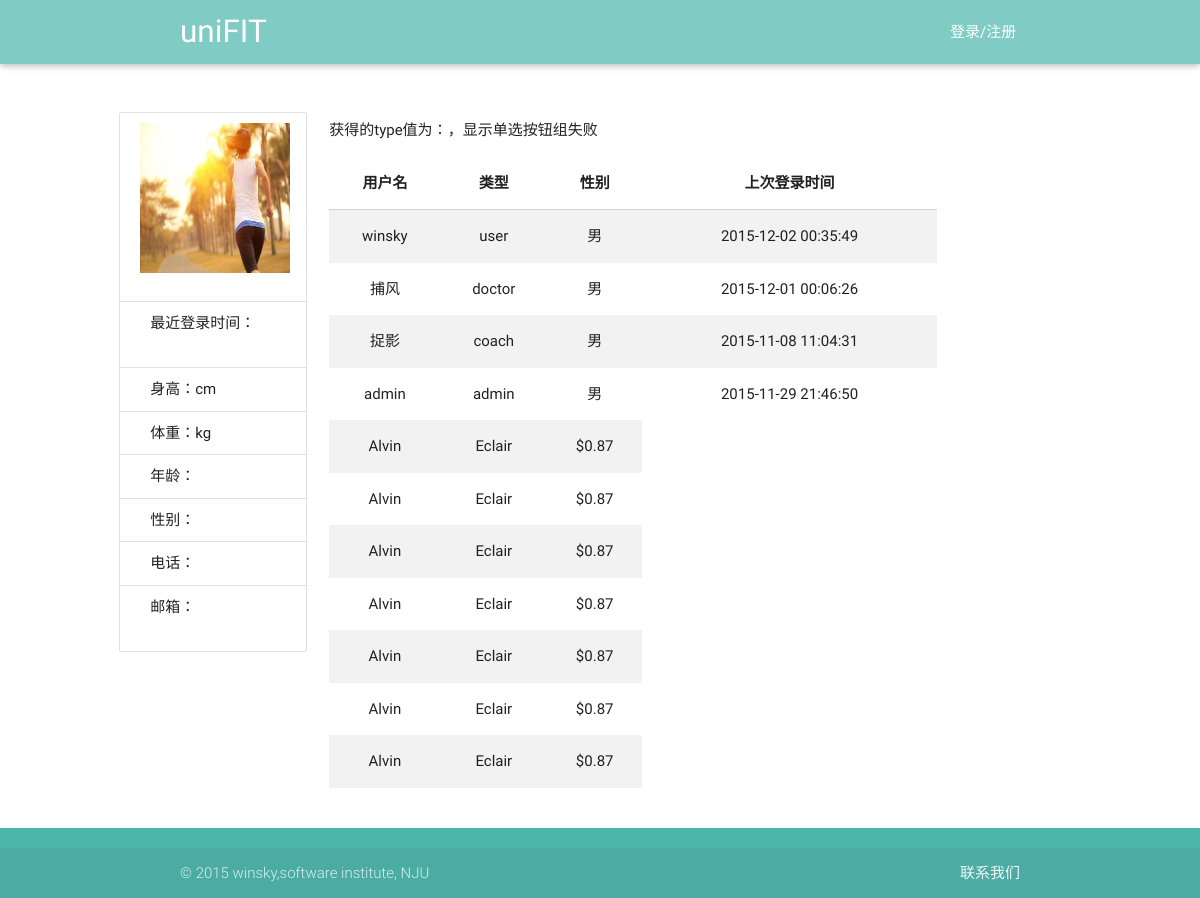
Page /view/showReservation.php on the earlier database version.
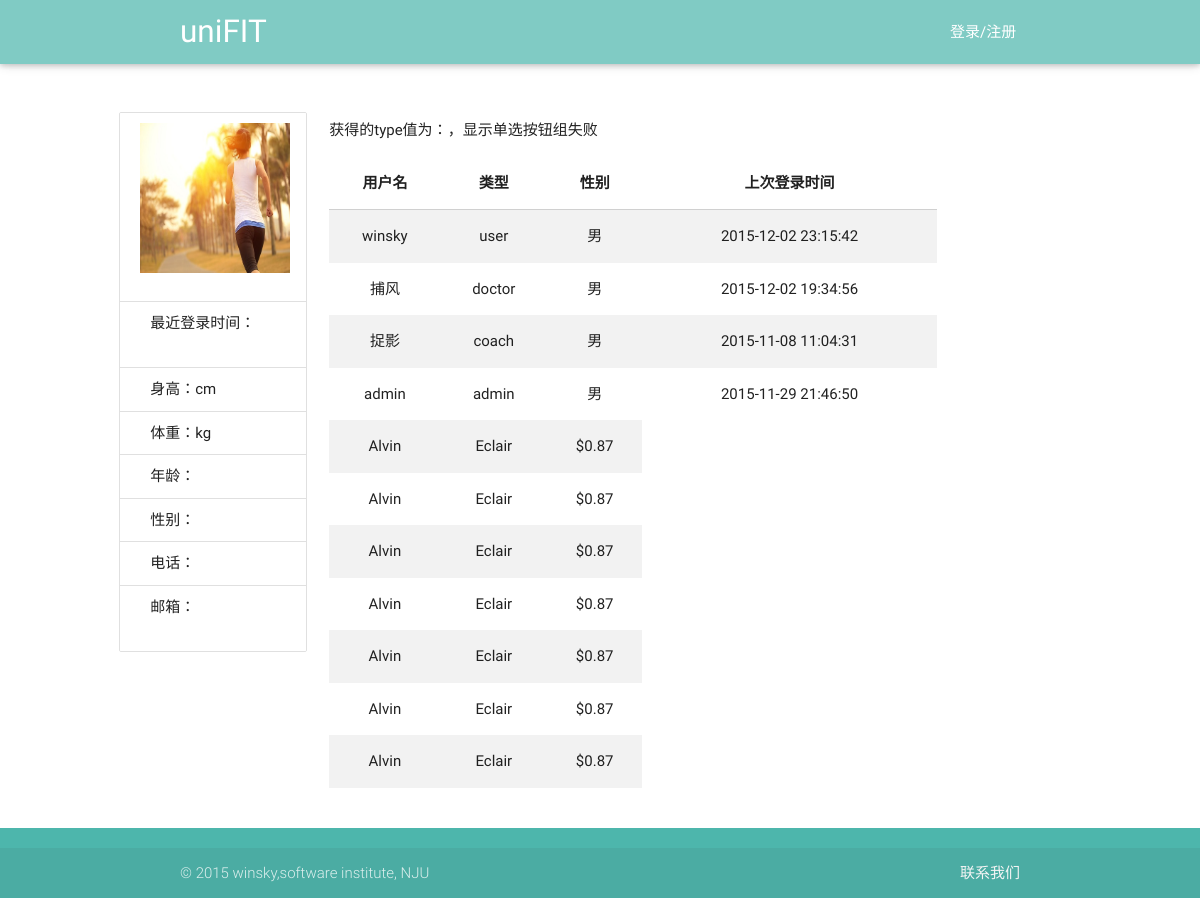
Same page on the later database version.
### tables this page shows
CREATE TABLE user(id integer primary key,userName varchar(40),password int, type varchar(20) ,age int,sex varchar(20),height int,weight int,telephone varchar(40), email varchar(40),lastLoadTime date default '—');

### service/UserService.php (called while the page is built, shortened)
<?php
require_once('../utils/SqliteHelper.php');
class UserService {
    var $db_user_base_info = "user";
    var $DB = null;
    public function __construct() {
        $this->DB = new SqliteHelper('../data.db');
    }
    public function getUserList($type) {
        if ($type === 'doctor-coach') {
            $sql = "select * from " . $this->db_user_base_info . " where type ='doctor' or type='coach'";
        } else if ($type != "user" && $type != "admin" && $type != "doctor" && $type != "coach") {
            $sql = "select * from " . $this->db_user_base_info;
        } else {
            $sql = "select * from " . $this->db_user_base_info . " where type ='" . $type . "'";
        }
        return $this->DB->getList($sql);
    }
}

### utils/SqliteHelper.php (called while the page is built, shortened)
<?php
class SqliteHelper {
    function __construct($file) {
        try {
            $this->conn = new PDO('sqlite:' . $file);
        } catch (PDOException $e) {
            try {
                $this->conn = new PDO('sqlite2:' . $file);
            } catch (PDOException $e) {
                exit('error!');
            }
        }
    }
    function __destruct() {
        $this->conn = null;
    }
    function query($sql) {
        return $this->conn->query($sql);
    }
    function getList($sql) {
        $recordList = array();
        foreach ($this->RecordArray($sql) as $rstmp) {
            $recordList[] = $rstmp;
        }
        return $recordList;
    }
    function RecordArray($sql) {
        return $this->query($sql)->fetchAll();
    }
}

### view/showReservation.php (the view, shortened to what the changed rows need)
<!DOCTYPE html>
<html lang="en">
<head>
    <link href="../css/material_icons.css" rel="stylesheet" media="screen,projection">
    <link href="../css/materialize.css" type="text/css" rel="stylesheet" media="screen,projection"/>
    <link href="../css/style.css" type="text/css" rel="stylesheet" media="screen,projection"/>
</head>
<body onload="write_header();write_footer();">
<div class="container main row">
                <?php
                require_once("../service/UserService.php");
                ?>
    <div class="col s12 l9">
        <?php
        $type = $_GET["type"];
        ?>
        <div>
            <table class="striped centered responsive-table">
                <thead>
                <tr>
                    <th data-field="userName">用户名</th>
                    <th data-field="type">类型</th>
                    <th data-field="sex">性别</th>
                    <th data-field="lastLoadTime">上次登录时间</th>
                </tr>
                </thead>
                <tbody>
                <?php
                require_once("../service/UserService.php");
                $user = new UserService();
                $result = $user->getUserList($type);
                foreach ($result as $row) {
                    $userName = $row['userName'];
                    $userType = $row['type'];
                    $sex = $row['sex'];
                    $lastLoadTime = $row['lastLoadTime'];
                    echo "<tr onclick='showDetail(this)'>";
                    echo "<td>$userName</td>";
                    echo "<td>$userType</td>";
                    echo "<td>$sex</td>";
                    echo "<td>$lastLoadTime</td>";
                    echo "</tr>";
                }
                ?>
                </tbody>
            </table>
        </div>
    </div>
</div>
</body>
</html>

Differences in the rows shown:
changed user "winsky": lastLoadTime "2015-12-02 00:35:49" → "2015-12-02 23:15:42"
changed user "捕风": lastLoadTime "2015-12-01 00:06:26" → "2015-12-02 19:34:56"
